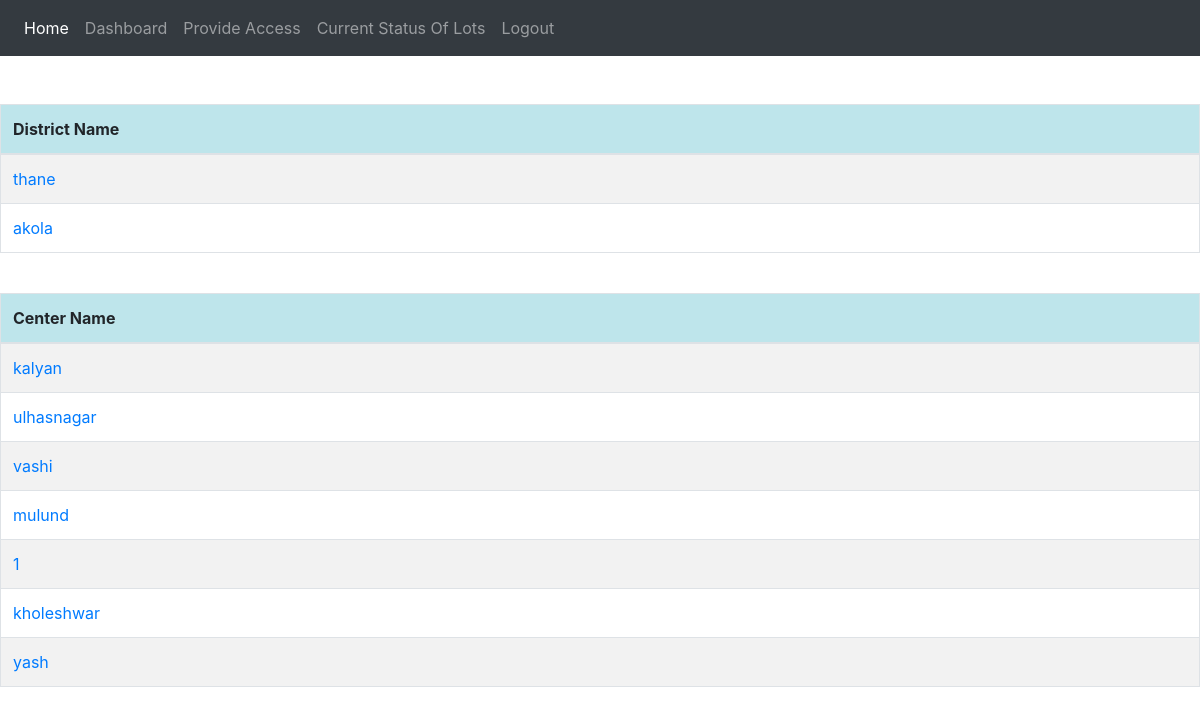
The app's page /dashboard/ (signed in), older data.
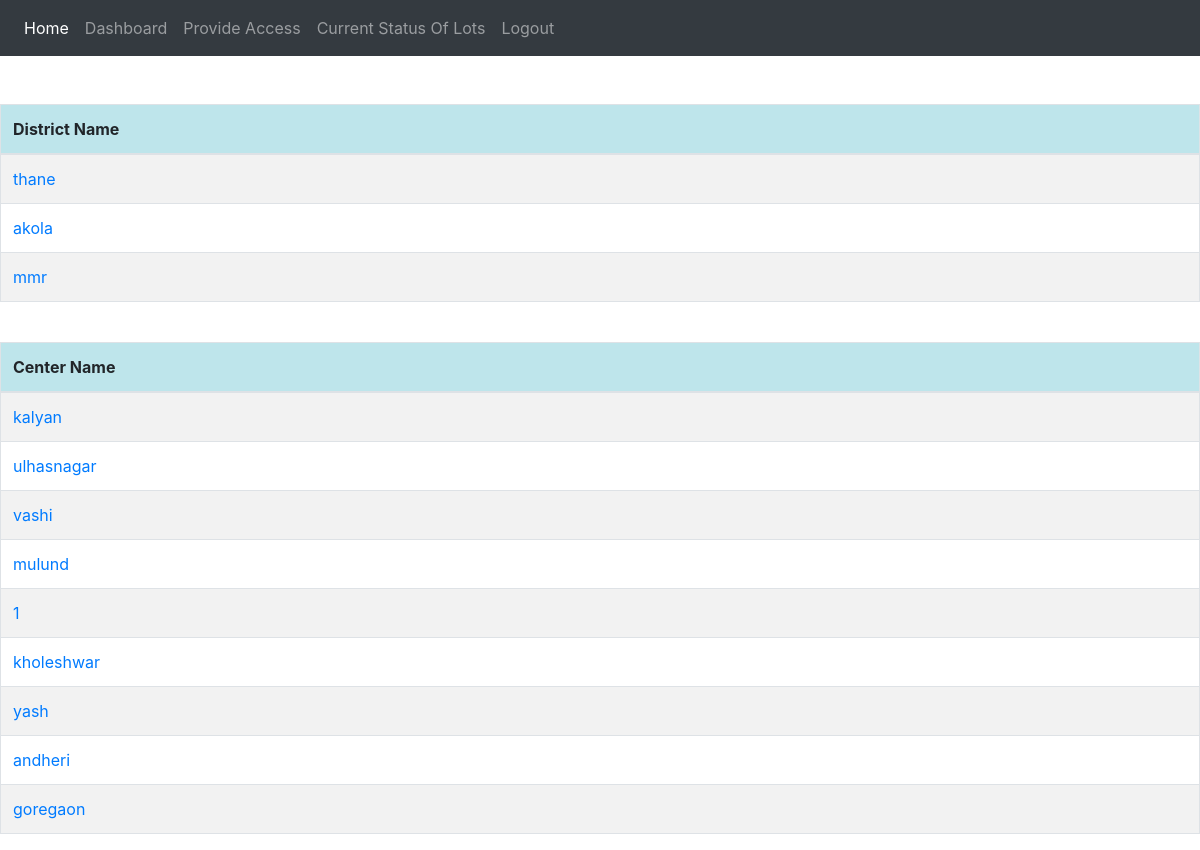
The same page, newer data.
### vaccine_app/models.py (models this page shows, shortened)
class District(models.Model):
    districtPrimaryKey = models.AutoField(primary_key=True)
    districtId = models.UUIDField(default=uuid.uuid4, editable=False, unique=True)
    name = models.CharField(max_length=255, unique=True)

class Center(models.Model):
    centerPrimaryKey = models.AutoField(primary_key=True)
    centerId = models.UUIDField(default=uuid.uuid4, editable=False, unique=True)
    district = models.ForeignKey(District, on_delete=models.CASCADE, related_name="Center")
    name = models.CharField(max_length=255, unique=True)
    maxCountPerDate = models.IntegerField(default=0)

### vaccine_app/views.py (the view)
# urls.py: path('dashboard/',views.dashboard,name='dashboard'),
@login_required(login_url="login_gen")
def dashboard(request):
    user=request.user
    center_access=AccessControlListCenter.objects.filter(person=user)
    if not user.is_districtadmin and center_access.count()==1:
        return redirect('/dashboard/center/'+center_access[0].center.name)
    if user.is_districtadmin:
        district_access=AccessControlListDistrict.objects.filter(person=user)
        center_name=[]
        district_name=[]
        for district in district_access:
            district_name.append(district.district.name)
            center_objs=Center.objects.filter(district=district.district)
            for center in center_objs:
                center_name.append(center.name)
        if center_access.count()!=0:
            for center in center_access:
                center_name.append(center.center.name)
        return render(request,'dashboard.html',{'centers':center_name,'districts':district_name})
    elif request.user.is_centeradmin and not user.is_districtadmin:
        center_name=[]
        district_name=[]
        for center in center_access:
            center_name.append(center.center.name)
        return render(request,'dashboard.html',{'centers':center_name,'districts':district_name})
    else :
        return redirect('login_gen')

### templates/dashboard.html
{% extends 'base.html' %}
{% block content %}
<br><br>
<table class="table  table-bordered table-striped">
  <thead>
    <tr class="table-info">
      <th scope="col">District Name</th>
    </tr>
  </thead>
  <tbody>
  {% if districts %}
      {% for district in districts %}
          <tr>
            {% url 'district_dash' district as district_url%}
            <td><a href="{{district_url}}">{{district}}</a></td>
          </tr>
      {% endfor %}
  {% endif %}
  </tbody>
</table>
<br>
<table class="table table-bordered table-striped">
    <thead>
      <tr class="table-info">
        <th scope="col">Center Name</th>
      </tr>
    </thead>
    <tbody>
      {% if centers %}
          {% for center in centers %}
              <tr>
                {% url 'center_dash' center as center_url%}
                <td><a href="{{center_url}}">{{center}}</a></td>
              </tr>
          {% endfor %}
      {% endif %}
    </tbody>
  </table>
{% endblock content %}

Row changes from the older to the newer data that the page shows:
added District: districts "mmr"
added Center: centers "andheri"
added Center: centers "goregaon"
